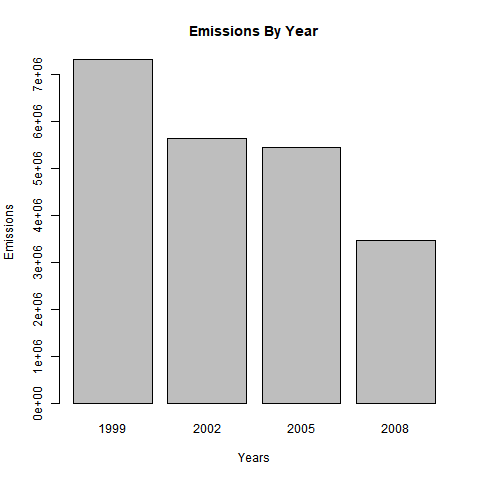

Reproduce this figure in R.
library(dplyr)
source("LoadData.R")
outFile <- "plot1.png"

data <- NEIData %>% group_by(year) %>% summarise(Emissions = sum(Emissions))

png(outFile, width=480, height=480)
barplot(data$Emissions
        , names = data$year
        , xlab = "Years", ylab = "Emissions"
        , main = "Emissions By Year")
dev.off()